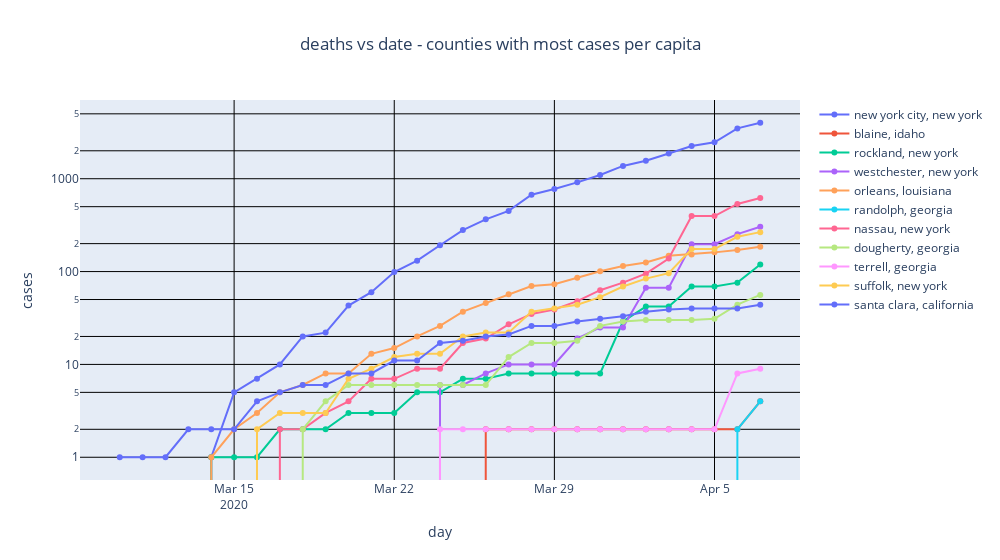

Notebook code cell kept with this figure:
### Code cell
# graph: total deaths per day
GRAPH_TITLE="deaths vs date - counties with most cases per capita"
graph_list=[]
for county,state in cs_list:
    indices=(nytplot_df.county==county) & (nytplot_df.state==state)
    tmp_df = nytplot_df[indices]
    graph_list.append(go.Scatter(name=f"{county}, {state}",
                               x=tmp_df['tstamp'],
                               y=tmp_df['deaths'],
                               mode='lines+markers'
                               ))
x_axis=dict(
    showgrid=True,
    title='day')
y_axis=dict(
    showgrid=True,
    title='cases')

layout=go.Layout(
    title={
        'text':GRAPH_TITLE,
        'x':0.5  # center
    },
    xaxis=x_axis,
    yaxis_type="log",
    yaxis=y_axis,
    width=1000,
    showlegend=True
)
fig = go.Figure( data=graph_list, layout=layout)
fig.update_yaxes(gridcolor='black')
fig.update_xaxes(gridcolor='black')
fig.show()
